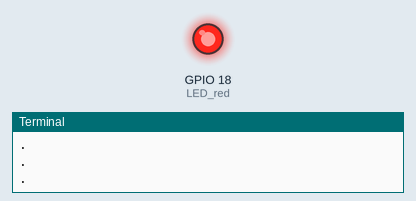
The program below on a simulated Raspberry Pi (BCM pin numbers). Shown: output pins drawn as LEDs (lit = HIGH), the last lines printed to the terminal.

Above: at 1.1 s.
At 8.6 s:
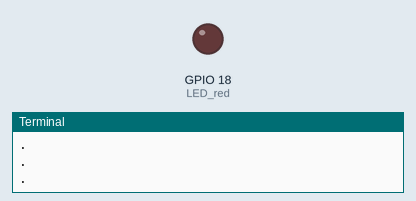
Timing chart, 0 to 13.3 s (numbered marks = the images above):
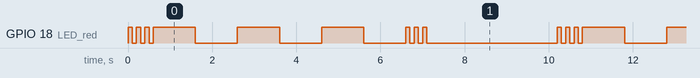

Measured:
- by itself, GPIO 18 (LED_red): repeats every 10.2 s: 2 × (LOW 0.10 s, HIGH 0.10 s), LOW 0.10 s, 3 × (HIGH 1.0 s, LOW 1.0 s), 2 × (HIGH 0.10 s, LOW 0.10 s), HIGH 0.10 s, LOW 3.1 s, HIGH 0.10 s
- by itself, everything shown: repeats every 10.2 s, in 18 steps

The program:

SOS_light.py
```python
import RPi.GPIO as GPIO
import time

LED_red = 18
i1 = 0
i2 = 0
i3 = 0

GPIO.setmode(GPIO.BCM)  #use BCM numbers
GPIO.setup(LED_red,GPIO.OUT)    #set the LED_red OUTPUT mode
GPIO.output(LED_red,GPIO.LOW)   #make LED_red output LOW level

while True:
    while(i1<3):
        GPIO.output(LED_red,GPIO.HIGH)  #turn on LED
        time.sleep(0.1)
        GPIO.output(LED_red,GPIO.LOW)   #turn off LED
        time.sleep(0.1)
        print(".")
        i1 += 1

    while(i2<3):
        GPIO.output(LED_red,GPIO.HIGH)  #turn on LED
        time.sleep(1)
        GPIO.output(LED_red,GPIO.LOW)   #turn off LED
        time.sleep(1)
        print("_")
        i2 += 1

    while(i3<3):

        GPIO.output(LED_red,GPIO.HIGH)  #turn on LED
        time.sleep(0.1)
        GPIO.output(LED_red,GPIO.LOW)   #turn off LED
        time.sleep(0.1)
        print(".")
        i3 += 1
    time.sleep(3)
    i1 = 0
    i2 = 0
    i3 = 0

GPIO.cleanup()  #release all GPIO
```
